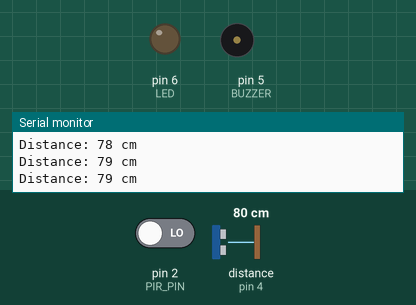
A sketch run on a simulated Arduino Uno, built with avr-gcc and run on an emulated ATmega328P. Shown: output pins drawn as LEDs (lit = HIGH), buzzer (waves = sounding, pin HIGH), the last lines printed to the serial monitor. Wiring (inferred from the names in the program): ultrasonic range finder: trigger pin 3; echo pin 4. The test bench sets the inputs (shaded band); at power-on: distance to the obstacle (sensor on pin 4) 80 cm, pin 2 (PIR_PIN) LOW. The echo pulse lasts 58.3 µs per cm; pins used as bus, display or sensor lines are not drawn.

Above: at 1.3 s.
1.4 s: distance to the obstacle (sensor on pin 4) set to 12 cm
2.9 s: distance to the obstacle (sensor on pin 4) set to 9 cm
At 4.2 s:
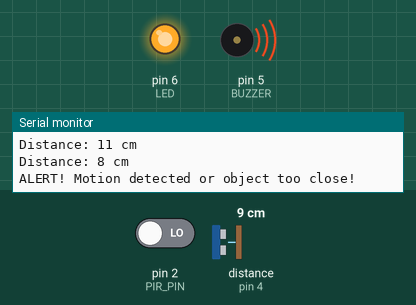
4.5 s: distance to the obstacle (sensor on pin 4) set to 18 cm
At 5.4 s:
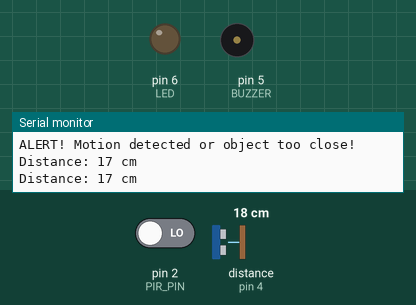
6.0 s: pin 2 (PIR_PIN) driven HIGH
At 6.8 s:
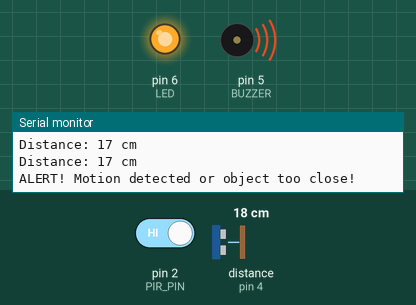
9.0 s: pin 2 (PIR_PIN) driven LOW
At 10.4 s:
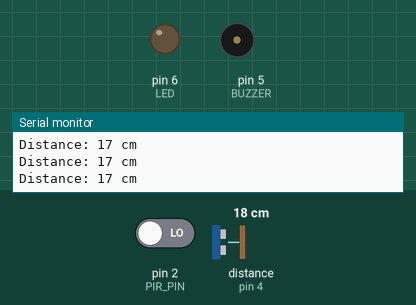
Timing chart, 0 to 11.5 s (numbered marks = the images above; inputs shaded):
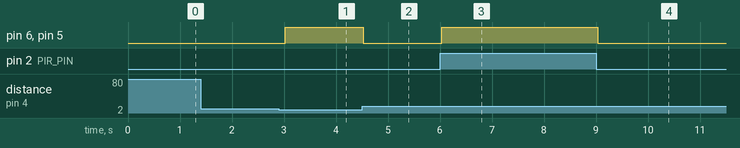

The sketch:

PROJECT_3.ino
```cpp
#define PIR_PIN 2
#define TRIG_PIN 3
#define ECHO_PIN 4
#define BUZZER 5
#define LED 6

void setup() {
    pinMode(PIR_PIN, INPUT);
    pinMode(TRIG_PIN, OUTPUT);
    pinMode(ECHO_PIN, INPUT);
    pinMode(BUZZER, OUTPUT);
    pinMode(LED, OUTPUT);
    Serial.begin(9600);
}

long getDistance() {
    digitalWrite(TRIG_PIN, LOW);
    delayMicroseconds(2);
    digitalWrite(TRIG_PIN, HIGH);
    delayMicroseconds(10);
    digitalWrite(TRIG_PIN, LOW);
    long duration = pulseIn(ECHO_PIN, HIGH);
    return duration * 0.034 / 2;  // Convert to cm
}

void loop() {
    int motionDetected = digitalRead(PIR_PIN);
    long distance = getDistance();

    Serial.print("Distance: ");
    Serial.print(distance);
    Serial.println(" cm");

    if (motionDetected == HIGH || distance < 10) { // Trigger alarm if motion or object too close
        digitalWrite(BUZZER, HIGH);
        digitalWrite(LED, HIGH);
        Serial.println("ALERT! Motion detected or object too close!");
        delay(1000);
    } else {
        digitalWrite(BUZZER, LOW);
        digitalWrite(LED, LOW);
    }

    delay(500);
}
```

Measured:
- the behaviour switches between 11 and 10 cm on distance to the obstacle (sensor on pin 4) (found by bisection; images 0 and 1)
- after the input at 2.9 s, pin 6 (LED), pin 5 (BUZZER): LOW → HIGH after 0.12 s
- after the input at 4.5 s, pin 6 (LED), pin 5 (BUZZER): HIGH → LOW at once
- after the input at 6.0 s, pin 6 (LED), pin 5 (BUZZER): LOW → HIGH at once
- after the input at 9.0 s, pin 6 (LED), pin 5 (BUZZER): HIGH → LOW at once
